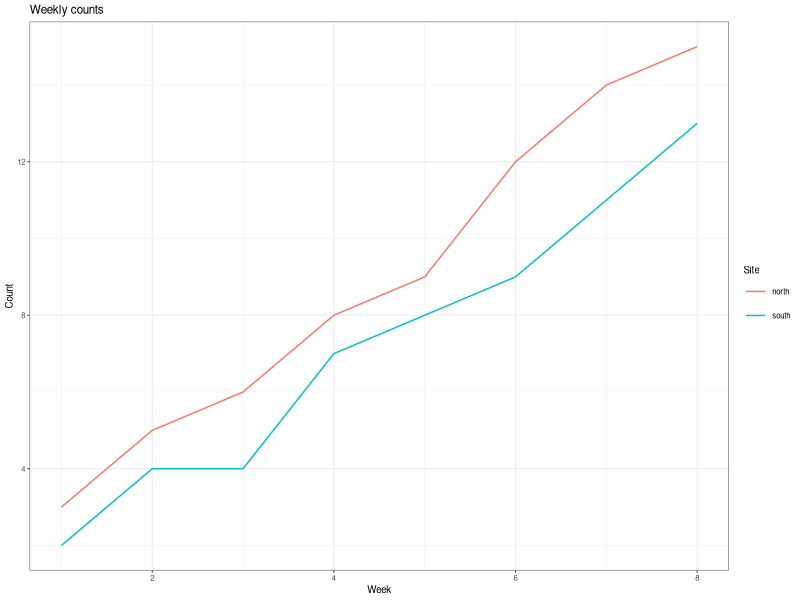

Write R code to recreate this figure.
library(ggplot2)
theme_set(theme_bw(base_size = 7))

df <- data.frame(week = rep(1:8, 2), site = rep(c("north", "south"), each = 8), n = c(3, 5, 6, 8, 9, 12, 14, 15, 2, 4, 4, 7, 8, 9, 11, 13))
p <- ggplot(df, aes(week, n, colour = site)) + geom_line() +
  labs(title = "Weekly counts", x = "Week", y = "Count", colour = "Site")
ggsave("weekly.png", p, width = 7, height = 5)
